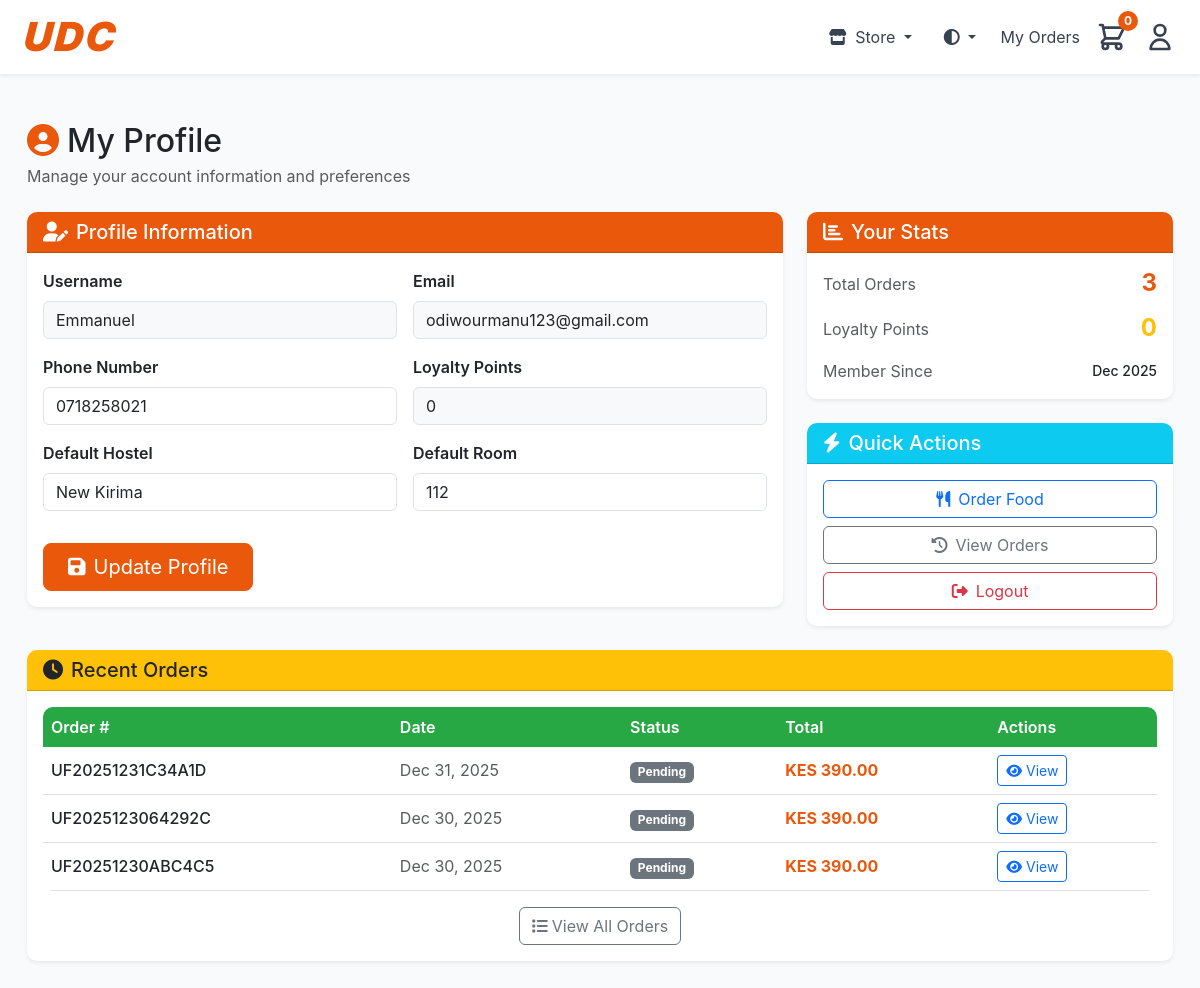
Screenshot of /profile/ (signed in) with the database file from the repository.
### urbanfoods/models.py (models this page shows, shortened)
class User(AbstractUser):
    phone_number = models.CharField(max_length=15, blank=True)
    default_hostel = models.CharField(max_length=100, blank=True)
    default_room = models.CharField(max_length=50, blank=True)
    student_email = models.EmailField(unique=True, null=True, blank=True)
    loyalty_points = models.IntegerField(default=0)
    is_verified = models.BooleanField(default=False)

class Order(models.Model):
    STATUS_CHOICES = [
        ('payment_pending', 'Payment Pending'),
        ('pending', 'Pending'),
        ('preparing', ' Preparing'),
        ('out_for_delivery', 'Out for Delivery'),
        ('delivered', 'Delivered'),
        ('cancelled', 'Cancelled'),
    ]
    order_number = models.CharField(max_length=20, unique=True, editable=False)
    user = models.ForeignKey(User, on_delete=models.CASCADE, related_name='orders')
    status = models.CharField(max_length=20, choices=STATUS_CHOICES, default='pending')
    hostel = models.CharField(max_length=100)
    room_number = models.CharField(max_length=50)
    phone_number = models.CharField(max_length=15)
    delivery_notes = models.TextField(blank=True)
    subtotal = models.DecimalField(max_digits=10, decimal_places=2)
    delivery_fee = models.DecimalField(max_digits=10, decimal_places=2, default=0)
    total = models.DecimalField(max_digits=10, decimal_places=2)
    created_at = models.DateTimeField(auto_now_add=True)
    updated_at = models.DateTimeField(auto_now=True)
    estimated_delivery = models.DateTimeField(null=True, blank=True)
    delivered_at = models.DateTimeField(null=True, blank=True)
    payment_method = models.CharField(max_length=10, choices=[('mpesa', 'MPESA')], default='mpesa')
    payment_status = models.CharField(max_length=20, choices=[
        ('pending', 'Pending'),
        ('processing', 'Processing'),
        ('completed', 'Completed'),
        ('failed', 'Failed'),
        ('cancelled', 'Cancelled')
    ], default='pending')
    payment_type = models.CharField(max_length=20, choices=[
        ('till', 'Till Number'),
        ('paybill', 'Paybill Number')
    ], blank=True, null=True)
    payment_completed_at = models.DateTimeField(null=True, blank=True)
    payment_failure_reason = models.TextField(blank=True, null=True)
    store_type = models.CharField(max_length=10, choices=[
        ('food', 'Food Store'),
        ('liquor', 'Liquor Store'),
        ('grocery', 'Grocery Shop')
    ], default='food')
    mpesa_checkout_request_id = models.CharField(max_length=50, blank=True, null=True)
    mpesa_receipt_number = models.CharField(max_length=20, blank=True, null=True)
    mpesa_transaction_date = models.CharField(max_length=20, blank=True, null=True)
    cancellation_reason = models.TextField(blank=True)
    rating = models.IntegerField(null=True, blank=True, validators=[MinValueValidator(1), MaxValueValidator(5)])
    review = models.TextField(blank=True)
    class Meta:
        ordering = ['-created_at']

### urbanfoods/views.py (the view, shortened to what this page needs)
# urls.py: path('profile/', views.profile, name='profile'),
@login_required
def profile(request):
    recent_orders = Order.objects.filter(user=request.user)[:5]
    context = {
        'recent_orders': recent_orders,
    }
    return render(request, 'profile.html', context)

### urbanfoods/context_processors.py (called while the page is built)
def store_type(request):
    return {
        'store_type': request.session.get('store_type', 'food')
    }

### urbanfoods/templates/profile.html (shortened to what this page needs)
{% extends 'base.html' %}
{% load static %}
{% block content %}
<div class="container-fluid py-4">
    <div class="row mb-4">
        <div class="col-12">
            <h1 class="h2 mb-1 text-dark"><i class="fas fa-user-circle text-primary me-2"></i>My Profile</h1>
            <p class="text-muted mb-0">Manage your account information and preferences</p>
        </div>
    </div>
    <div class="row g-4">
        <div class="col-lg-8">
            <div class="card shadow-sm border-0">
                <div class="card-header text-white" style="background-color: #ea580c;">
                    <h5 class="mb-0"><i class="fas fa-user-edit me-2"></i>Profile Information</h5>
                </div>
                <div class="card-body">
                    <form method="post" class="row g-3">
                        <div class="col-md-6">
                            <label for="username" class="form-label fw-semibold">Username</label>
                            <input type="text" class="form-control bg-light" id="username" value="{{ user.username }}" readonly>
                        </div>
                        <div class="col-md-6">
                            <label for="email" class="form-label fw-semibold">Email</label>
                            <input type="email" class="form-control bg-light" id="email" value="{{ user.email }}" readonly>
                        </div>
                        <div class="col-md-6">
                            <label for="phone_number" class="form-label fw-semibold">Phone Number</label>
                            <input type="tel" class="form-control" id="phone_number" name="phone_number"
                                   value="{{ user.phone_number }}" placeholder="Enter phone number">
                        </div>
                        <div class="col-md-6">
                            <label for="loyalty_points" class="form-label fw-semibold">Loyalty Points</label>
                            <input type="text" class="form-control bg-light" id="loyalty_points" value="{{ user.loyalty_points }}" readonly>
                        </div>
                        <div class="col-md-6">
                            <label for="default_hostel" class="form-label fw-semibold">Default Hostel</label>
                            <input type="text" class="form-control" id="default_hostel" name="default_hostel"
                                   value="{{ user.default_hostel }}" placeholder="Enter default hostel">
                        </div>
                        <div class="col-md-6">
                            <label for="default_room" class="form-label fw-semibold">Default Room</label>
                            <input type="text" class="form-control" id="default_room" name="default_room"
                                   value="{{ user.default_room }}" placeholder="Enter default room number">
                        </div>
                        <div class="col-12 pt-3">
                            <button type="submit" class="btn btn-primary btn-lg px-4">
                                <i class="fas fa-save me-2"></i>Update Profile
                            </button>
                        </div>
                    </form>
                </div>
            </div>
        </div>
        <div class="col-lg-4">
            <div class="card shadow-sm border-0 mb-4">
                <div class="card-header text-white" style="background-color: #ea580c;">
                    <h5 class="mb-0"><i class="fas fa-chart-bar me-2"></i>Your Stats</h5>
                </div>
                <div class="card-body">
                        <div class="d-flex justify-content-between align-items-center mb-3">
                        <span class="text-muted">Total Orders</span>
                        <span class="h4 fw-bold mb-0" style="color: #ea580c;">{{ user.orders.count }}</span>
                    </div>
                    <div class="d-flex justify-content-between align-items-center mb-3">
                        <span class="text-muted">Loyalty Points</span>
                        <span class="h4 text-warning fw-bold mb-0">{{ user.loyalty_points }}</span>
                    </div>
                    <div class="d-flex justify-content-between align-items-center">
                        <span class="text-muted">Member Since</span>
                        <span class="small fw-medium">{{ user.date_joined|date:"M Y" }}</span>
                    </div>
                </div>
            </div>
            <div class="card shadow-sm border-0">
                <div class="card-header bg-info text-white">
                    <h5 class="mb-0"><i class="fas fa-bolt me-2"></i>Quick Actions</h5>
                </div>
                <div class="card-body">
                    <div class="d-grid gap-2">
                        <a href="{% url 'homepage' %}" class="btn btn-outline-primary">
                            <i class="fas fa-utensils me-2"></i>Order Food
                        </a>
                        <a href="{% url 'my_orders' %}" class="btn btn-outline-secondary">
                            <i class="fas fa-history me-2"></i>View Orders
                        </a>
                        <a href="{% url 'logout' %}" class="btn btn-outline-danger">
                            <i class="fas fa-sign-out-alt me-2"></i>Logout
                        </a>
                    </div>
                </div>
            </div>
        </div>
    </div>
    {% if recent_orders %}
    <div class="row mt-4">
        <div class="col-12">
            <div class="card shadow-sm border-0">
                <div class="card-header bg-warning text-dark">
                    <h5 class="mb-0"><i class="fas fa-clock me-2"></i>Recent Orders</h5>
                </div>
                <div class="card-body">
                    <div class="table-responsive">
                        <table class="table table-hover mb-0">
                            <thead class="table-light">
                                <tr>
                                    <th class="border-0 fw-semibold">Order #</th>
                                    <th class="border-0 fw-semibold">Date</th>
                                    <th class="border-0 fw-semibold">Status</th>
                                    <th class="border-0 fw-semibold">Total</th>
                                    <th class="border-0 fw-semibold">Actions</th>
                                </tr>
                            </thead>
                            <tbody>
                                {% for order in recent_orders %}
                                <tr class="align-middle">
                                    <td class="fw-medium">{{ order.order_number }}</td>
                                    <td class="text-muted">{{ order.created_at|date:"M d, Y" }}</td>
                                    <td>
                                        <span class="badge
                                            {% if order.status == 'delivered' %}bg-success
                                            {% elif order.status == 'cancelled' %}bg-danger
                                            {% else %}bg-secondary{% endif %}">
                                            {{ order.get_status_display }}
                                        </span>
                                    </td>
                                    <td class="fw-bold" style="color: #ea580c;">KES {{ order.total }}</td>
                                    <td>
                                        <a href="{% url 'order_detail' order.order_number %}" class="btn btn-outline-primary btn-sm">
                                            <i class="fas fa-eye me-1"></i>View
                                        </a>
                                    </td>
                                </tr>
                                {% endfor %}
                            </tbody>
                        </table>
                    </div>
                    <div class="text-center mt-3">
                        <a href="{% url 'my_orders' %}" class="btn btn-outline-secondary">
                            <i class="fas fa-list me-1"></i>View All Orders
                        </a>
                    </div>
                </div>
            </div>
        </div>
    </div>
    {% endif %}
</div>
{% endblock %}

### static/styles.css (style rules this page uses)
body { font-family: 'Segoe UI', Tahoma, Geneva, Verdana, sans-serif; background-color: #f8f9fa; transition: background-color 0.3s ease, color 0.3s ease; }
.card { border: none; border-radius: 10px; box-shadow: 0 2px 10px rgba(0,0,0,0.1); transition: transform 0.2s; }
.card-header { background-color: #28a745; color: white; border-radius: 10px 10px 0 0 !important; }
.btn-primary { background-color: #28a745; border-color: #28a745; }
.table { border-radius: 10px; overflow: hidden; }
.table thead th { background-color: #28a745; color: white; border: none; }
.badge { font-size: 0.75em; }
.shadow-sm { box-shadow: 0 0.125rem 0.25rem rgba(0, 0, 0, 0.075) !important; }

### urbanfoods/templates/base.html (style rules this page uses)
:root { --bs-primary: #ea580c; --bs-primary-rgb: 234, 88, 12; }
.btn-primary, .bg-primary { background-color: #ea580c !important; border-color: #ea580c !important; }
.text-primary { color: #ea580c !important; }
body { background-color: #f9fafb; font-family: -apple-system, BlinkMacSystemFont, 'Segoe UI', Roboto, 'Helvetica Neue', Arial, sans-serif; }

### rows the page displays
User: username "Emmanuel", email "odiwourmanu123@gmail.com", phone_number "0718258021", loyalty_points "0", default_hostel "New Kirima", default_room "112", orders.count "3", date_joined "Dec 2025"
Order: order_number "UF20251231C34A1D", created_at "Dec 31, 2025", status "Pending", total "390.00"
Order: order_number "UF2025123064292C", created_at "Dec 30, 2025", status "Pending", total "390.00"
Order: order_number "UF20251230ABC4C5", created_at "Dec 30, 2025", status "Pending", total "390.00"
